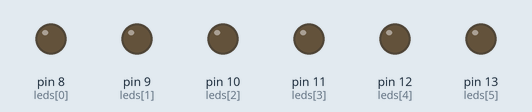
A sketch run on a simulated Arduino Uno, built with avr-gcc and run on an emulated ATmega328P. Shown: output pins drawn as LEDs (lit = HIGH).

Above: at 0.3 s.
At 3.45 s:
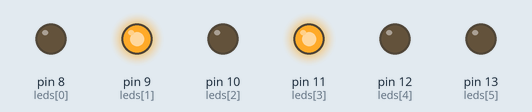
At 6.45 s:
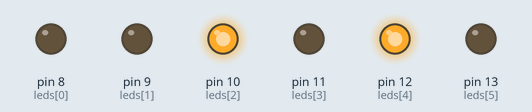
At 12.45 s:
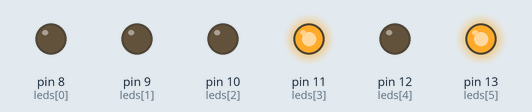
At 18.45 s:
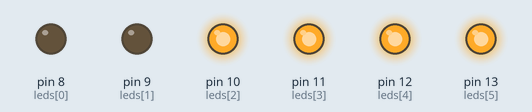
At 24.75 s:
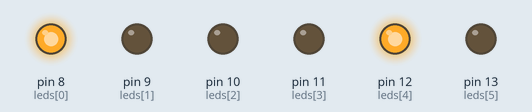
Timing chart, 0 to 25.1 s (numbered marks = the images above):
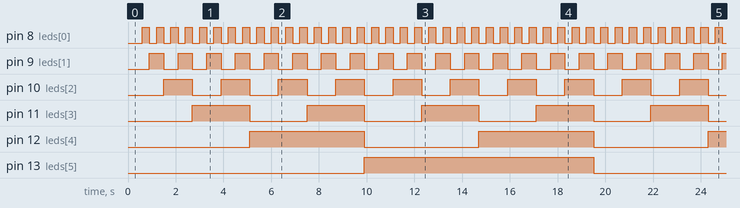

Measured:
- by itself, pin 8 (leds[0]): alternates HIGH for 0.30 s and LOW for 0.30 s
- by itself, pin 9 (leds[1]): alternates HIGH for 0.60 s and LOW for 0.60 s
- by itself, pin 10 (leds[2]): alternates HIGH for 1.2 s and LOW for 1.2 s
- by itself, pin 11 (leds[3]): alternates HIGH for 2.4 s and LOW for 2.4 s
- by itself, pin 12 (leds[4]): alternates HIGH for 4.8 s and LOW for 4.8 s
- by itself, pin 13 (leds[5]): alternates HIGH for 9.6 s and LOW for 9.6 s

The sketch:

BinaryCounterLed.ino
```cpp
int leds[6] = {8, 9, 10, 11, 12, 13};
char input;
void setup() {
  // put your setup code here, to run once:
  Serial.begin(9600);
  for(int i = 0; i<6;i++){
    pinMode(leds[i], OUTPUT);
  }

}

void loop() {
  for(int i = 0; i < 64; i++){
  /*
  if((i%2)>0){digitalWrite(leds[0], HIGH);}else{digitalWrite(leds[0], LOW);}
  if((i%4)>1){digitalWrite(leds[1], HIGH);}else{digitalWrite(leds[1], LOW);}
  if((i%8)>3){digitalWrite(leds[2], HIGH);}else{digitalWrite(leds[2], LOW);}
  if((i%16)>7){digitalWrite(leds[3], HIGH);}else{digitalWrite(leds[3], LOW);}
  if((i%32)>15){digitalWrite(leds[4], HIGH);}else{digitalWrite(leds[4], LOW);}
  if((i%64)>31){digitalWrite(leds[5], HIGH);}else{digitalWrite(leds[5], LOW);}*/

  delay(300);
  digitalWrite(leds[0], i%2>0);
  digitalWrite(leds[1], i%4>1);
  digitalWrite(leds[2], i%8>3);
  digitalWrite(leds[3], i%16>7);
  digitalWrite(leds[4], i%32>15);
  digitalWrite(leds[5], i%64>31);
  }

}
```
